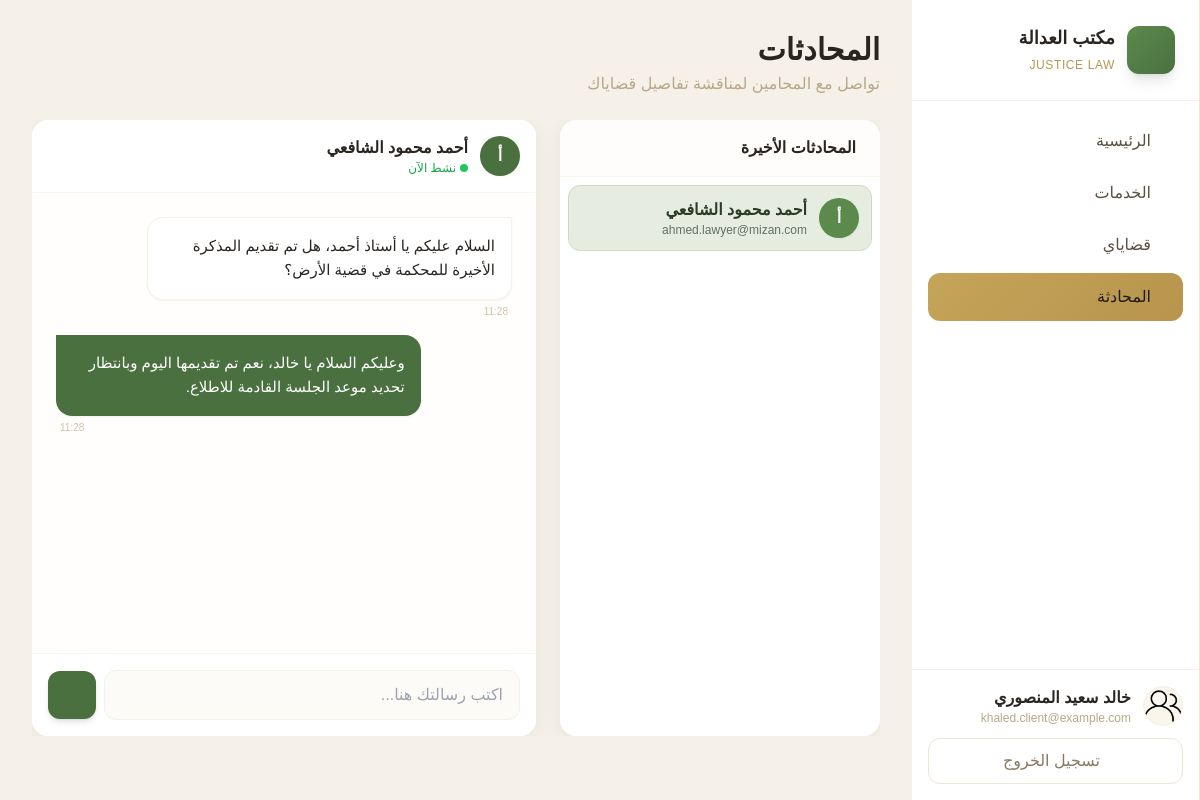
/pages/client/chat.php?lawyer_id=1 (signed in), run on the app's committed database.
### tables this page shows
CREATE TABLE IF NOT EXISTS users (
    id INT AUTO_INCREMENT PRIMARY KEY,
    name VARCHAR(255) NOT NULL,
    email VARCHAR(255) NOT NULL UNIQUE,
    password VARCHAR(255) NOT NULL,
    role ENUM('client', 'lawyer') NOT NULL,
    remember_token VARCHAR(255) DEFAULT NULL,
    created_at TIMESTAMP DEFAULT CURRENT_TIMESTAMP
);

CREATE TABLE IF NOT EXISTS messages (
    id INT AUTO_INCREMENT PRIMARY KEY,
    sender_id INT NOT NULL,
    receiver_id INT NOT NULL,
    content TEXT NOT NULL,
    created_at TIMESTAMP DEFAULT CURRENT_TIMESTAMP,
    FOREIGN KEY (sender_id) REFERENCES users(id) ON DELETE CASCADE,
    FOREIGN KEY (receiver_id) REFERENCES users(id) ON DELETE CASCADE
);

### includes/auth.php (called while the page is built, shortened)
<?php
function getUser() {
    return [
        "id" => $_SESSION["user_id"] ?? null,
        "name" => $_SESSION["user_name"] ?? null,
        "email" => $_SESSION["user_email"] ?? null,
        "role" => $_SESSION["user_role"] ?? null,
    ];
}

### pages/client/chat.php (the view, shortened to what this page needs)
<?php
require_once __DIR__ . "/../../includes/auth.php";
$conn = getDb();
$user = getUser();
$stmt = $conn->prepare("SELECT DISTINCT u.id, u.name, u.email FROM users u JOIN messages m ON (m.sender_id = u.id OR m.receiver_id = u.id) WHERE u.role = 'lawyer' AND (m.sender_id = ? OR m.receiver_id = ?) GROUP BY u.id ORDER BY MAX(m.created_at) DESC");
$stmt->bind_param("ii", $user["id"], $user["id"]);
$stmt->execute();
$conversations = $stmt->get_result();
$selectedId = $_GET["lawyer_id"] ?? null;
$messages = [];
if ($selectedId) {
    $stmt = $conn->prepare("SELECT m.*, u.name as sender_name FROM messages m JOIN users u ON m.sender_id = u.id WHERE (m.sender_id = ? AND m.receiver_id = ?) OR (m.sender_id = ? AND m.receiver_id = ?) ORDER BY m.created_at ASC");
    $stmt->bind_param("iiii", $user["id"], $selectedId, $selectedId, $user["id"]);
    $stmt->execute();
    $messages = $stmt->get_result();
}
include __DIR__ . "/../../includes/header.php";
?>
<div class="h-[calc(100vh-2rem)] p-4 lg:p-8 flex flex-col">
    <div class="mb-6">
        <h1 class="text-2xl lg:text-3xl font-bold text-dark-700">المحادثات</h1>
        <p class="text-noble-600 mt-1">تواصل مع المحامين لمناقشة تفاصيل قضاياك</p>
    </div>
    <div class="flex-1 flex gap-6 overflow-hidden">
        <div class="w-full lg:w-80 flex flex-col gap-4 <?= $selectedId ? 'hidden lg:flex' : 'flex' ?>">
            <div class="card flex-1 flex flex-col overflow-hidden">
                <div class="p-4 border-b border-noble-100 bg-noble-50/50">
                    <h2 class="font-bold text-dark-700 flex items-center gap-2">
                        المحادثات الأخيرة
                    </h2>
                </div>
                <div class="flex-1 overflow-y-auto p-2 space-y-1">
                    <?php if ($conversations->num_rows > 0): ?>
                        <?php while ($c = $conversations->fetch_assoc()): ?>
                        <a href="?lawyer_id=<?= $c['id'] ?>" class="flex items-center gap-3 p-3 rounded-xl transition-all <?= $selectedId == $c['id'] ? 'bg-justice-100 text-justice-900 border border-justice-200' : 'hover:bg-noble-50 text-noble-700' ?>">
                            <div class="w-10 h-10 rounded-full bg-justice-500 flex items-center justify-center text-white font-bold shrink-0 shadow-sm">
                                <?= mb_substr($c["name"], 0, 1) ?>
                            </div>
                            <div class="flex-1 min-w-0">
                                <p class="font-semibold truncate"><?= htmlspecialchars($c["name"]) ?></p>
                                <p class="text-xs opacity-70 truncate"><?= htmlspecialchars($c["email"]) ?></p>
                            </div>
                        </a>
                        <?php endwhile; ?>
                    <?php endif; ?>
                </div>
            </div>
        </div>
        <div class="flex-1 flex flex-col h-full <?= !$selectedId ? 'hidden lg:flex' : 'flex' ?>">
            <?php if ($selectedId): ?>
                <?php
                $stmt = $conn->prepare("SELECT name FROM users WHERE id = ?");
                $stmt->bind_param("i", $selectedId);
                $stmt->execute();
                $otherUser = $stmt->get_result()->fetch_assoc();
                ?>
                <div class="card flex-1 flex flex-col overflow-hidden relative">
                    <div class="p-4 border-b border-noble-100 bg-white flex items-center justify-between sticky top-0 z-10">
                        <div class="flex items-center gap-3">
                            <div class="w-10 h-10 rounded-full bg-justice-600 flex items-center justify-center text-white font-bold shadow-sm">
                                <?= mb_substr($otherUser['name'] ?? 'م', 0, 1) ?>
                            </div>
                            <div>
                                <h3 class="font-bold text-dark-700"><?= htmlspecialchars($otherUser['name'] ?? 'محامي') ?></h3>
                                <p class="text-xs text-green-600 flex items-center gap-1">
                                    <span class="w-2 h-2 rounded-full bg-green-500"></span> نشط الآن
                                </p>
                            </div>
                        </div>
                    </div>
                    <div id="chatMessages" class="flex-1 overflow-y-auto p-4 lg:p-6 space-y-4 bg-noble-50/30">
                        <?php while ($m = $messages->fetch_assoc()): ?>
                        <div class="flex <?= $m['sender_id'] == $user['id'] ? 'justify-start' : 'justify-end' ?>">
                            <div class="max-w-[80%] flex flex-col <?= $m['sender_id'] == $user['id'] ? 'items-start' : 'items-end' ?>">
                                <div class="p-3 lg:p-4 rounded-2xl shadow-sm <?= $m['sender_id'] == $user['id'] ? 'bg-white text-dark-700 rounded-tr-none border border-noble-200' : 'bg-justice-600 text-white rounded-tl-none' ?>">
                                    <p class="leading-relaxed text-[15px]"><?= htmlspecialchars($m["content"]) ?></p>
                                </div>
                                <span class="text-[10px] text-noble-500 mt-1 px-1"><?= date('H:i', strtotime($m["created_at"])) ?></span>
                            </div>
                        </div>
                        <?php endwhile; ?>
                    </div>
                    <div class="p-4 bg-white border-t border-noble-100">
                        <form method="POST" action="<?= SITE_URL ?>/actions/send_message.php" class="flex items-center gap-2">
                            <input type="text" name="content" placeholder="اكتب رسالتك هنا..." required
                                class="flex-1 bg-noble-50 border border-noble-200 rounded-xl px-4 py-3 focus:outline-none focus:border-justice-500 focus:ring-1 focus:ring-justice-500 transition-all">
                            <button type="submit" class="w-12 h-12 rounded-xl bg-justice-600 text-white flex items-center justify-center hover:bg-justice-700 transition-all shadow-md active:scale-95 shrink-0">
                            </button>
                        </form>
                    </div>
                </div>
            <?php endif; ?>
        </div>
    </div>
</div>
<?php include __DIR__ . "/../../includes/footer.php"; ?>

### includes/header.php (style rules this page uses)
* { box-sizing: border-box; }
html { scroll-behavior: smooth; }
body { font-family: 'IBM Plex Sans Arabic', sans-serif; background-color: #F5F0E8; }
.card { background: white; border-radius: 16px; box-shadow: 0 4px 20px rgba(0,0,0,0.06); transition: all 0.3s ease; }

### data on the page
users: name "أ", name "أحمد محمود الشافعي", email "ahmed.lawyer@mizan.com"
messages: content "السلام عليكم يا أستاذ أحمد، هل تم تقديم المذكرة الأخيرة للمحكمة في قضية الأرض؟", created_at "11:28"
messages: content "وعليكم السلام يا خالد، نعم تم تقديمها اليوم وبانتظار تحديد موعد الجلسة القادمة للاطلاع.", created_at "11:28"

### other printed values
$link['label'] "الرئيسية"
$link['label'] "الخدمات"
$link['label'] "قضاياي"
$link['label'] "المحادثة"
$user['name'] "خالد سعيد المنصوري"
$user['email'] "khaled.client@example.com"
